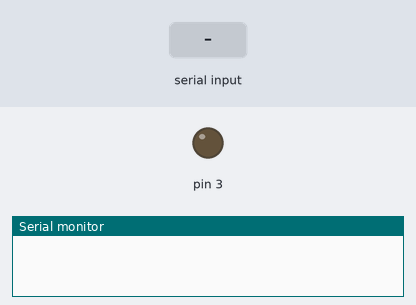
Recording of a sketch running on a simulated Arduino Uno, built with avr-gcc and run on an emulated ATmega328P. On the bench: output pins drawn as LEDs (lit = HIGH), the last lines printed to the serial monitor. Inputs (shaded band) come from the test bench.

Above: at 1.2 s.
1.3 s: "On\n" received over Serial
At 2.5 s:
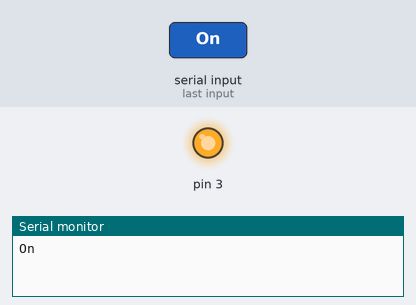
2.8 s: "Off\n" received over Serial
At 3.9 s:
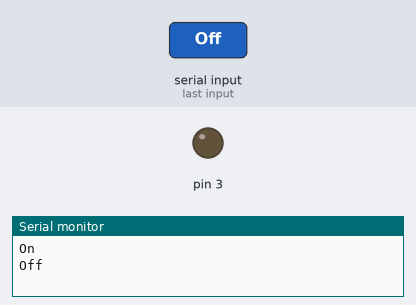
4.3 s: "1\n" received over Serial
At 5.0 s:
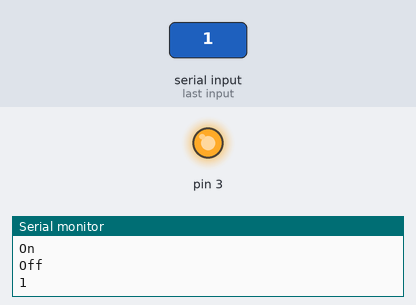
Timing chart, 0 to 7.3 s (numbered marks = the images above; inputs shaded):
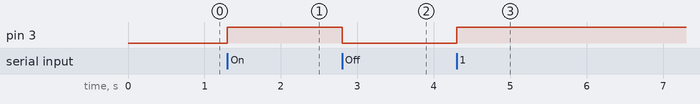

The sketch:

BL.ino
```cpp
#include <SoftwareSerial.h>

void setup() {
  // put your setup code here, to run once:
  Serial.begin(38400);

  pinMode(3, OUTPUT);
}

void loop() {
  // put your main code here, to run repeatedly:
  if(Serial.available())
  {
    String value = Serial.readStringUntil('\n');
    Serial.println(value);

    if(value=="On" || "on" || "1")
    {
      digitalWrite(3,HIGH);
    }
    if(value=="Off")
    {
      digitalWrite(3,LOW);
    }
  }
}
```

Measured:
- after the input at 1.3 s, pin 3: LOW → HIGH at once
- after the input at 2.8 s, pin 3: HIGH → LOW at once
- after the input at 4.3 s, pin 3: LOW → HIGH at once
